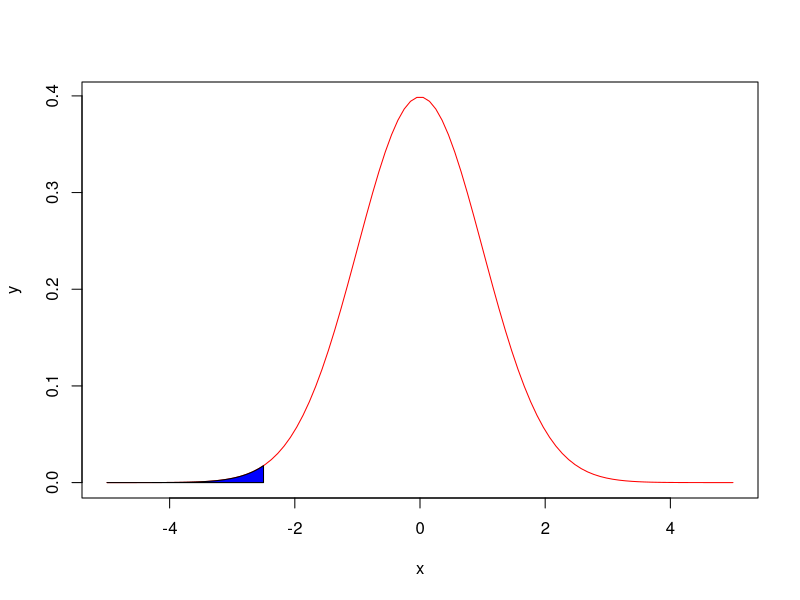

This figure's R source:
x=seq(-5,5,length=100)
y=dnorm(x,mean=0,sd=1)
plot(x,y,type="l",col="red")
x=seq(-5,-2.5,length=100)
y=dnorm(x,mean=0,sd=1)
polygon(c(-5,x,-2.5),c(0,y,0),col="blue")
pnorm(-2.5,mean=0,sd=1)